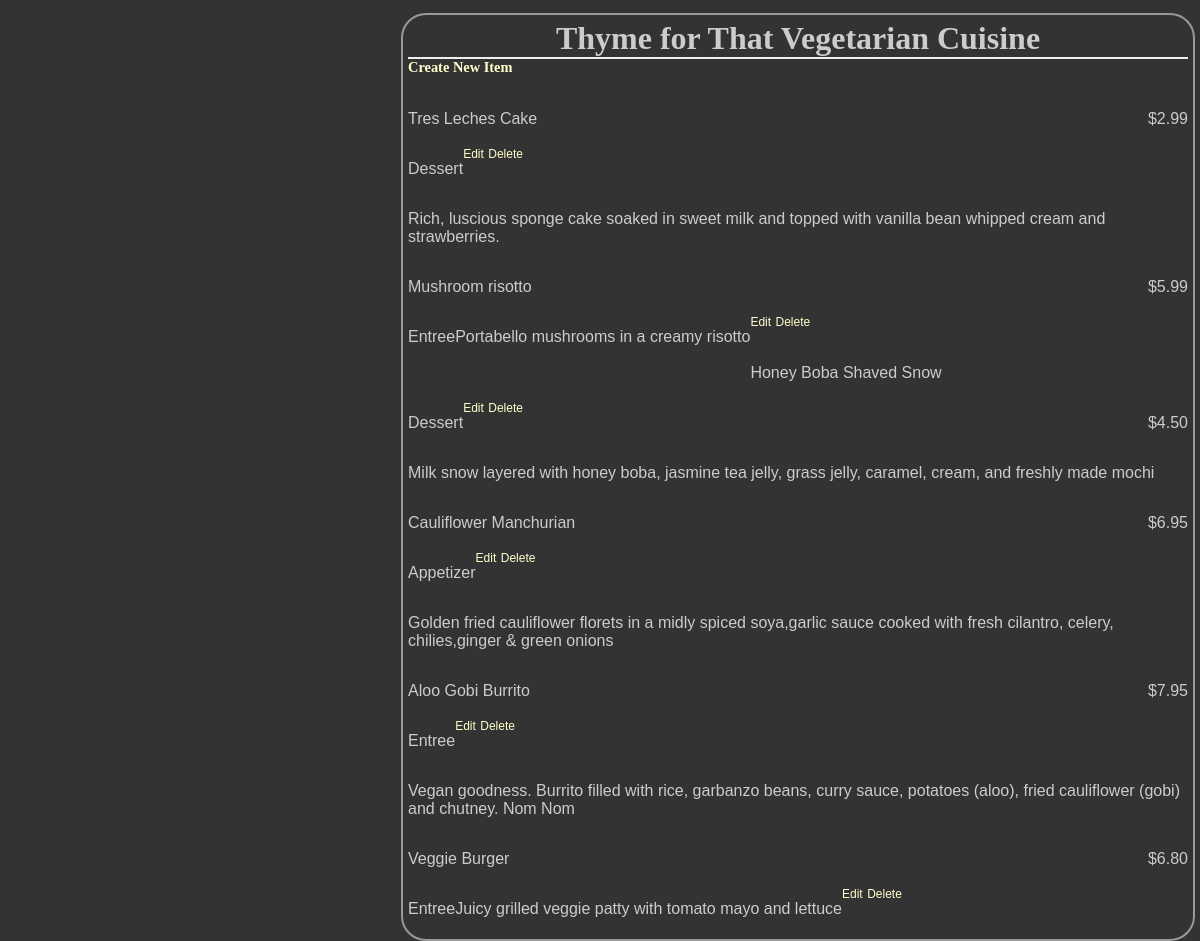
/restaurant/5/menu/, run on the app's committed database.
### database_setup.py (models this page shows, shortened)
class Restaurant(Base):
    __tablename__ = 'restaurant'
    name = Column(String(100), nullable = False)
    id = Column(Integer, primary_key = True)

class MenuItem(Base):
    __tablename__ = 'menu_item'
    name = Column(String(100), nullable = False)
    id = Column(Integer, primary_key = True)
    course = Column(String(250))
    description = Column(String(250))
    price = Column(String(10))
    restaurant_id = Column(Integer, ForeignKey('restaurant.id'))
    restaurant = relationship(Restaurant)

### project.py (the view)
@app.route('/restaurants/<int:restaurant_id>/')
@app.route('/restaurant/<int:restaurant_id>/menu/')
def restaurantMenu(restaurant_id):
    restaurant = session.query(Restaurant).filter_by(id=restaurant_id).one()
    items = session.query(MenuItem).filter_by(restaurant_id=restaurant.id)
    return render_template('menu.html', restaurant=restaurant, items=items)

### project.py (called while the page is built)
@app.teardown_request
def remove_session(ex=None):
    session.remove()

### templates/menu.html (shortened to what this page needs)
<html>
<head>
    <link rel=stylesheet type=text/css href="{{ url_for('static', filename='styles.css') }}">
</head>
<body>
    <div class='pane'>
        <div class='header'>
            <h1>{{ restaurant.name }}</h1>
        </div>
        <h2><a href='{{url_for('newMenuItem', restaurant_id = restaurant.id) }}'>Create New Item</a></h2>
        {% if items.count() == 0 %}
            <p> You currently have no menu items. <p>
            <a href = "{{url_for('newMenuItem', restaurant_id = restaurant.id )}}">Create New Item</a>
        {% else %}
            {% for i in items %}
            <div class='nameAndPrice'>
                <span class='name'>
                    <p>{{i.name}}</p>
                </span>
                <span class='price'>
                    <p>{{i.price}} </p>
                </span>
            </div>
            <div class="course">
                <p>{{i.course}}</p>
            </div>
            <div class='description'>
                <p>{{i.description}}</p>
            </div>
            <div class="editdeletepane">
                <a href='{{url_for('editMenuItem',restaurant_id = restaurant.id, menu_id=i.id)}}'>Edit</a>
                <a href='{{url_for('deleteMenuItem', restaurant_id = restaurant.id, menu_id=i.id)}}'>Delete</a>
            </div></br>
            {% endfor %}
        {% endif %}
    </div>
</body>
</html>

### static/styles.css (style rules this page uses)
body { font-family: sans-serif; background-color: #333333; background-image: url('https://cloud.githubusercontent.com/assets/9041401/6119508/7cbced14-b07e-11e4-9dbd-f01488203879.jpg') }
h1, h2, h3, h4 { color: #CCCCCC; }
h1, h2 { font-family: 'Georgia', serif; margin: 0; }
h1 { border-bottom: 2px solid #eee; }
h2 { font-size: 1.2em; }
p { color: #CCCCCC; }
a { text-decoration: none; color:#FFFFCC; font-size: .75em; }
.pane { position:absolute; left: 33%; border: 2px solid; border-radius: 25px; padding: 5px; margin: 5px; border-color: #999999; background-color: #333333; }
.header { left:50%; text-align: center; }
.name { width:50%; display: inline-block; }
.price { text-align: right; width:50%; float: right; }
.course { text-align: left; float: left; }
.description { text-align: left; float: left; }

### data on the page
Restaurant: name "Thyme for That Vegetarian Cuisine"
MenuItem: name "Tres Leches Cake", price "$2.99", course "Dessert", description "Rich, luscious sponge cake soaked in sweet milk and topped with vanilla bean whipped cream and strawberries."
MenuItem: name "Mushroom risotto", price "$5.99", course "Entree", description "Portabello mushrooms in a creamy risotto"
MenuItem: name "Honey Boba Shaved Snow", price "$4.50", course "Dessert", description "Milk snow layered with honey boba, jasmine tea jelly, grass jelly, caramel, cream, and freshly made mochi"
MenuItem: name "Cauliflower Manchurian", price "$6.95", course "Appetizer", description "Golden fried cauliflower florets in a midly spiced soya,garlic sauce cooked with fresh cilantro, celery, chilies,ginger & green onions"
MenuItem: name "Aloo Gobi Burrito", price "$7.95", course "Entree", description "Vegan goodness. Burrito filled with rice, garbanzo beans, curry sauce, potatoes (aloo), fried cauliflower (gobi) and chutney. Nom Nom"
MenuItem: name "Veggie Burger", price "$6.80", course "Entree", description "Juicy grilled veggie patty with tomato mayo and lettuce"
